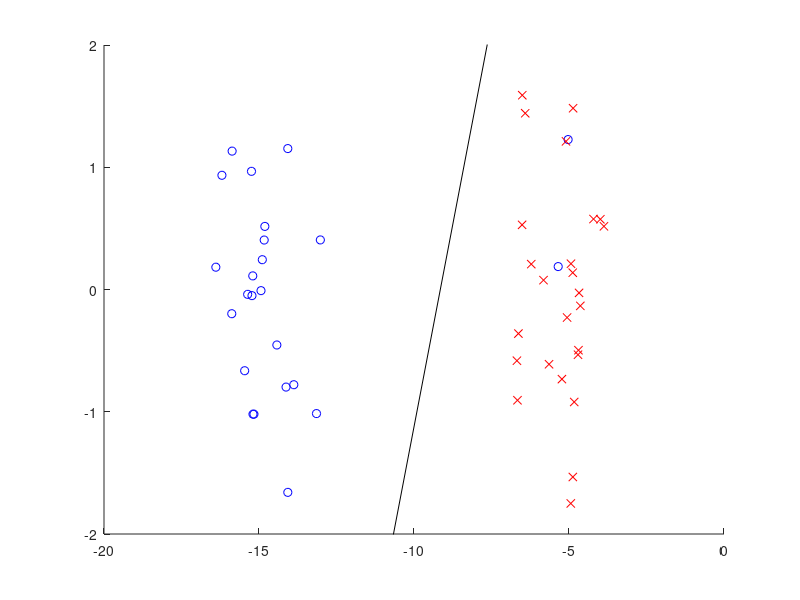

Here is the MATLAB script that generated this plot:
n=50; x=[randn(1,n/2)-15 randn(1,n/2)-5; randn(1,n)]';
y=[ones(n/2,1); -ones(n/2,1)]; x(1:2,1)=x(1:2,1)+10;
x(:,3)=1; p=randperm(n); x=x(p,:); y=y(p);
mu=zeros(3,1); S=eye(3); l=1;
for i=1:n
  xi=x(i,:)'; yi=y(i); z=S*xi; b=xi'*z+l; m=yi*mu'*xi;  
  if m<1, mu=mu+yi*(1-m)*z/b; S=S-z*z'/b; end
end
figure(1); clf; hold on; axis([-20 0 -2 2]);
plot(x(y==1,1),x(y==1,2),'bo');
plot(x(y==-1,1),x(y==-1,2),'rx');
plot([-20 0],-(mu(3)+[-20 0]*mu(1))/mu(2),'k-');
